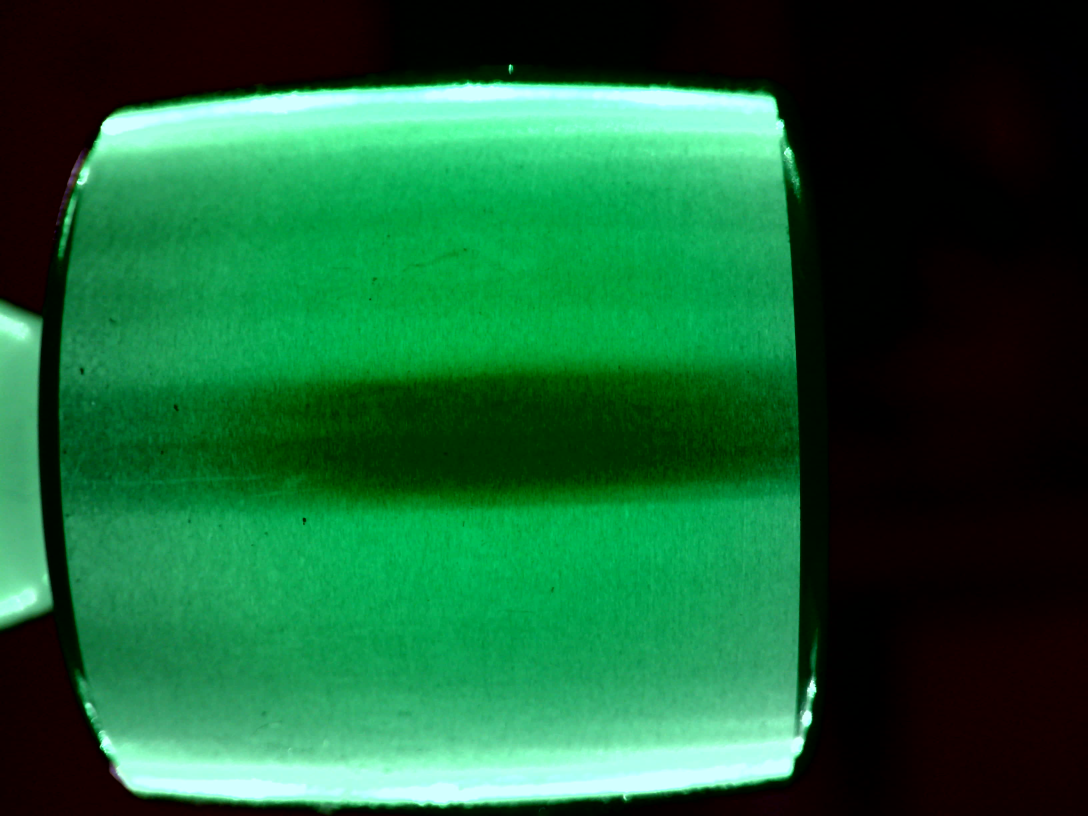
#> input picture test_images/d02.jpg, 3264 x 2448 px (shown at 1/3 size); its folder holds 5 pictures in this run
$ python hough.py
#> lines starting #> are read from the running program, lines starting #| are printed output that depends on the picture; after the words box and inside, x2 and y2 are one past the last pixel; in counts of white or black regions, pixels touching at a corner belong together
### lib/image_lib.py
import sys
import os
import numpy as np
import matplotlib.pyplot as plt
from PIL import Image


def load_img(filename, size=(512, 512), color=False, array=True):

    """Load and return an image-object from the standard path."""
#> called with filename = 'd02.jpg', size = (200, 200), color = False, array = True
    path = os.getcwd()
    test_images_path = '/home/tintin/rongheng/cv/test_images/'
    os.chdir(test_images_path)
    try:
        img = Image.open(filename)
#> img is the input picture: PIL image 3264x2448 RGB; mean R, G, B 25.9, 97.5, 54.5
    except FileNotFoundError:
        print("Error: Image", filename ,"not found")
        sys.exit(1)
    # Back to original path
    os.chdir(path)

    height, width = size
    img.thumbnail((width, height))
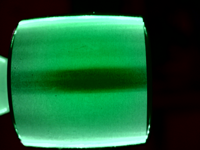
#> img: PIL image 200x150 RGB; mean R, G, B 26, 97.5, 54.5

    if not color:
        # convert to grayscale
        img = img.convert('L')
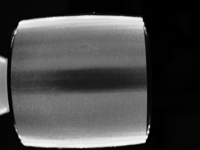
#> img: PIL image 200x150 L; min 0, max 244, mean 71.2

    if array:
        # return as np.array
        img_array = np.array(img)
        return img_array
    else:
        # return as Pillow.Image
        return img


# [78 lines left out: functions save_img, img_list, resize_img, show_hist, eq_hist, show_img and 1 more, not called in this run]


# [9 lines that do not run on import are left out]

### lib/edge_lib.py
"""Functions to calculate image derivatives."""

import numpy as np
import matplotlib.pyplot as plt
import scipy.ndimage as filters


# [50 lines left out: functions threshold, derivative, harris_response, not called in this run]


def get_points(array, threshold=0,sort=True, min_dist=0):
    """
    Return coordinates of as a dictionary, by default sorted by value in the array.
    If min_distance is set ignore other points in the vicinity.
    """

    # get coordinates of entries that are non zero
    coords = [tuple(c) for c in np.argwhere(array>threshold)]
    # ... and their values
    values = [array[x, y] for x,y in coords]

    points = []

    for i, value in enumerate(values):
        points.append(tuple([coords[i], value]))

    if sort:
        points.sort(key=lambda point: point[1], reverse=True)

    if min_dist:
        # store allowed point locations in array
        allowed_locations = np.ones(array.shape)
         # not on the edges of the image
        allowed_locations[min_dist:-min_dist, min_dist:-min_dist] = 0

        # select the best points taking min_distance into account
        filtered_points = []

        for point in points:
            x,y = point[0]

            if allowed_locations[x,y] == 0:
                filtered_points.append(point)
                allowed_locations[(x - min_dist):
                                  (x + min_dist),

                                  (y - min_dist):
                                  (y + min_dist)] = 1

            points = filtered_points
    return points


# [10 lines left out: function overlay_points, not called in this run]

### lib/hough.py
import numpy as np

from skimage.transform import (hough_line, hough_line_peaks,
                               probabilistic_hough_line)
from skimage.feature import canny
from skimage import data

import matplotlib.pyplot as plt
from matplotlib import cm

from image_lib import load_img, show_img

import edge_lib as edge

from scipy.ndimage import morphology as morph_n

from skimage.filters import sobel
import skimage.feature as feature
import skimage.morphology as morph

from scipy import ndimage as nd


img = load_img('d02.jpg', size=(200, 200))

h, w = img.shape
#> h = 150; w = 200
size = h*w
#> size = 30000

markers = np.zeros_like(img)
markers[img > 255*0.05] = 1
markers[img > 255*0.6] = 0

erosion = morph_n.binary_erosion(markers, iterations=10)
labled, _ = nd.label(erosion)
bearing = morph.remove_small_objects(labled, size*0.2)
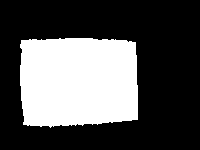
#> labled: shape (150, 200) int32; values 0 (black) and 1 (white), 32.9% white; 1 white region, box (x1, y1, x2, y2) and area: (20, 38, 138, 128) 9857
mask = morph.convex_hull_image(bearing)

inside = morph_n.binary_erosion(mask, iterations=4)
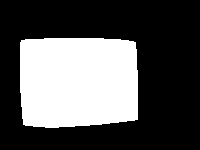
#> mask: shape (150, 200) bool; 33.7% white; 1 white region, box (x1, y1, x2, y2) and area: (20, 38, 138, 128) 10104
border = mask.astype(int) - inside.astype(int)
points = edge.get_points(border)
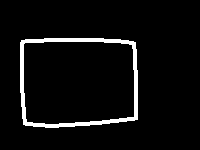
#> border: shape (150, 200) int64; values 0 (black) and 1 (white), 5.1% white; 1 white region, box (x1, y1, x2, y2) and area: (20, 38, 138, 128) 1515

coords = [point[0] for point in points]
x = [coord[0] for coord in coords]
#> x = 1515 values from 38 to 127
y = [coord[1] for coord in coords]

# Constructing test img
#img = np.zeros((100, 100))
#idx = np.arange(25, 75)
#img[idx[::-1], idx] = 255
#img[idx, idx] = 255

# Classic straight-line Hough transform
img = border
h, theta, d = hough_line(img)
#> theta = 180 values from -1.57 to 1.55; d = 501 values from -250 to 250


# Generating figure 1
fig, axes = plt.subplots(1, 3, figsize=(25, 10))
ax = axes.ravel()

ax[0].imshow(img, cmap=cm.gray)
ax[0].set_title('Input img')
ax[0].set_axis_off()

ax[1].imshow(np.log(1 + h),
             extent=[np.rad2deg(theta[-1]), np.rad2deg(theta[0]), d[-1], d[0]],
             cmap=cm.gray, aspect=1/10)
ax[1].set_title('Hough transform')
ax[1].set_xlabel('Angles (degrees)')
ax[1].set_ylabel('Distance (pixels)')
ax[1].axis('off')

ax[2].imshow(img, cmap=cm.gray)
for _, angle, dist in zip(*hough_line_peaks(h, theta, d)):
    y0 = (dist - 0 * np.cos(angle)) / np.sin(angle)
    y1 = (dist - img.shape[1] * np.cos(angle)) / np.sin(angle)
    ax[2].plot((0, img.shape[1]), (y0, y1), '-r')
ax[2].set_xlim((0, img.shape[1]))
ax[2].set_ylim((img.shape[0], 0))
ax[2].set_axis_off()
ax[2].set_title('Detected lines')

plt.tight_layout()
plt.show()
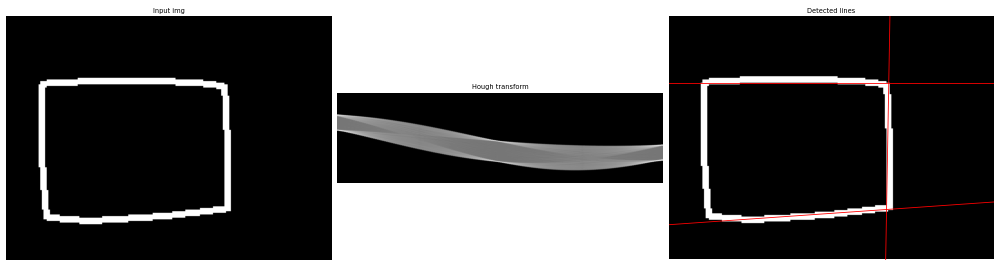
#> figure drawn by matplotlib, 3 panels
